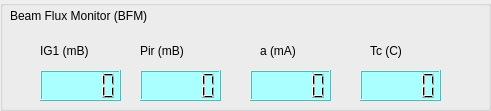
     <widget class="QGroupBox" name="groupBox_7">
      <property name="geometry">
       <rect>
        <x>850</x>
        <y>20</y>
        <width>491</width>
        <height>111</height>
       </rect>
      </property>
      <property name="title">
       <string/>
      </property>
      <widget class="QLabel" name="label_207">
       <property name="geometry">
        <rect>
         <x>10</x>
         <y>0</y>
         <width>241</width>
         <height>31</height>
        </rect>
       </property>
       <property name="styleSheet">
        <string notr="true">font: 12pt &quot;MS Shell Dlg 2&quot;;</string>
       </property>
       <property name="text">
        <string>Beam Flux Monitor (BFM)</string>
       </property>
      </widget>
      <widget class="QLCDNumber" name="mv_lcd_IG1">
       <property name="geometry">
        <rect>
         <x>40</x>
         <y>70</y>
         <width>81</width>
         <height>31</height>
        </rect>
       </property>
       <property name="styleSheet">
        <string notr="true">background-color: rgb(170, 255, 255);</string>
       </property>
      </widget>
      <widget class="QLabel" name="label_37">
       <property name="geometry">
        <rect>
         <x>40</x>
         <y>40</y>
         <width>91</width>
         <height>21</height>
        </rect>
       </property>
       <property name="styleSheet">
        <string notr="true">font: 12pt &quot;MS Shell Dlg 2&quot;;</string>
       </property>
       <property name="text">
        <string>IG1 (mB)</string>
       </property>
      </widget>
      <widget class="QLabel" name="label_208">
       <property name="geometry">
        <rect>
         <x>140</x>
         <y>40</y>
         <width>81</width>
         <height>21</height>
        </rect>
       </property>
       <property name="styleSheet">
        <string notr="true">font: 12pt &quot;MS Shell Dlg 2&quot;;</string>
       </property>
       <property name="text">
        <string>Pir (mB)</string>
       </property>
      </widget>
      <widget class="QLCDNumber" name="mv_lcd_pir">
       <property name="geometry">
        <rect>
         <x>140</x>
         <y>70</y>
         <width>81</width>
         <height>31</height>
        </rect>
       </property>
       <property name="styleSheet">
        <string notr="true">background-color: rgb(170, 255, 255);</string>
       </property>
      </widget>
      <widget class="QLabel" name="label_209">
       <property name="geometry">
        <rect>
         <x>260</x>
         <y>40</y>
         <width>71</width>
         <height>21</height>
        </rect>
       </property>
       <property name="styleSheet">
        <string notr="true">font: 12pt &quot;MS Shell Dlg 2&quot;;</string>
       </property>
       <property name="text">
        <string>a (mA)</string>
       </property>
      </widget>
      <widget class="QLabel" name="label_210">
       <property name="geometry">
        <rect>
         <x>370</x>
         <y>40</y>
         <width>61</width>
         <height>21</height>
        </rect>
       </property>
       <property name="styleSheet">
        <string notr="true">font: 12pt &quot;MS Shell Dlg 2&quot;;</string>
       </property>
       <property name="text">
        <string>Tc (C)</string>
       </property>
      </widget>
      <widget class="QLCDNumber" name="mv_lcd_a">
       <property name="geometry">
        <rect>
         <x>250</x>
         <y>70</y>
         <width>81</width>
         <height>31</height>
        </rect>
       </property>
       <property name="styleSheet">
        <string notr="true">background-color: rgb(170, 255, 255);</string>
       </property>
      </widget>
      <widget class="QLCDNumber" name="mv_lcd_Tc">
       <property name="geometry">
        <rect>
         <x>360</x>
         <y>70</y>
         <width>81</width>
         <height>31</height>
        </rect>
       </property>
       <property name="styleSheet">
        <string notr="true">background-color: rgb(170, 255, 255);</string>
       </property>
      </widget>
     </widget>
